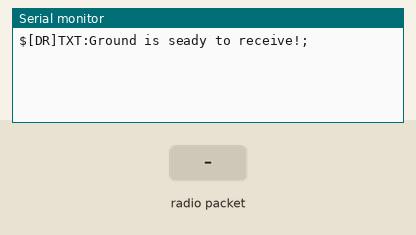
Recording of a sketch running on a simulated Arduino Uno, built with avr-gcc and run on an emulated ATmega328P. Shown: the last lines printed to the serial monitor. The test bench sets the inputs (shaded band). No radio packets arrive unless stated.

Above: at 1.2 s.
1.3 s: radio packet "1" arrives
At 3.0 s:
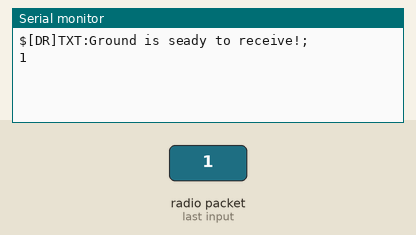
3.3 s: radio packet "0" arrives
At 4.6 s:
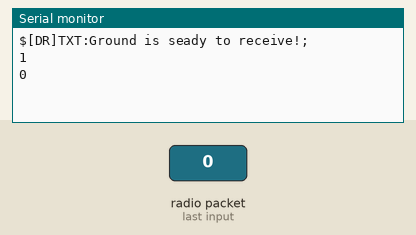
4.8 s: radio packet "2" arrives
At 5.8 s:
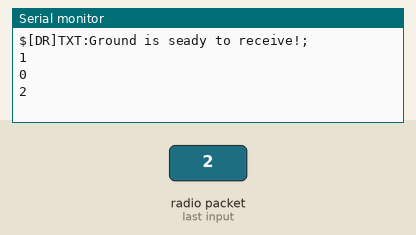

The sketch:

ground.ino
```cpp
/*
Code for the ground unit
Created by Leopoldo Mosquera and Alonso Herreros.
Owned by DeltaRiver.
*/

#include <String.h>
#include <SPI.h>
#include <RH_RF95.h>

RH_RF95 rf95;


//void receivepacket();    //Processing receive message and store it in the appropriate array

void setup() {
  Serial.begin(9600);

  if (!rf95.init()) {// Defaults after init are 434.0MHz, 13dBm, Bw = 125 kHz, Cr = 4/5, Sf = 128chips/symbol, CRC on
    Serial.println("Starting LoRa failed!");
    while (1);
  }
  /* Set frequency is 868MHz,SF is 7,SB is 125KHz,CR is 4/5 and Tx power is 20dBm */
  rf95.setFrequency(868);
  rf95.setTxPower(13);

  Serial.println("$[DR]TXT:Ground is seady to receive!;");
}

void loop(){
 receivepacket();
}

//Receiver LoRa packets and forward it
void receivepacket() {
  uint8_t buf[64] = "";
  uint8_t len = sizeof(buf);
  if (rf95.available()){
    // received a packet
    for (int i=0; i<64; i++)
      buf[i] = '\0';
    //char message[50]="\0"; //unused
    if (rf95.recv(buf, &len)){ // Check if received packet is correct size
      delay(500); // ESTO estaba a 2000, lo he reducido, si no va súbelo a 500...

      Serial.println((char*)buf);
      uint8_t data[] = "Gateway receive GPS data";
      rf95.send(data, sizeof(data));
      rf95.waitPacketSent();
    }
  }
}
```

Measured:
- after the input at 1.3 s, the serial monitor: prints a new line after 0.50 s (image 1)
- after the input at 3.3 s, the serial monitor: prints a new line after 0.50 s (image 2)
- after the input at 4.8 s, the serial monitor: prints a new line after 0.50 s (image 3)
